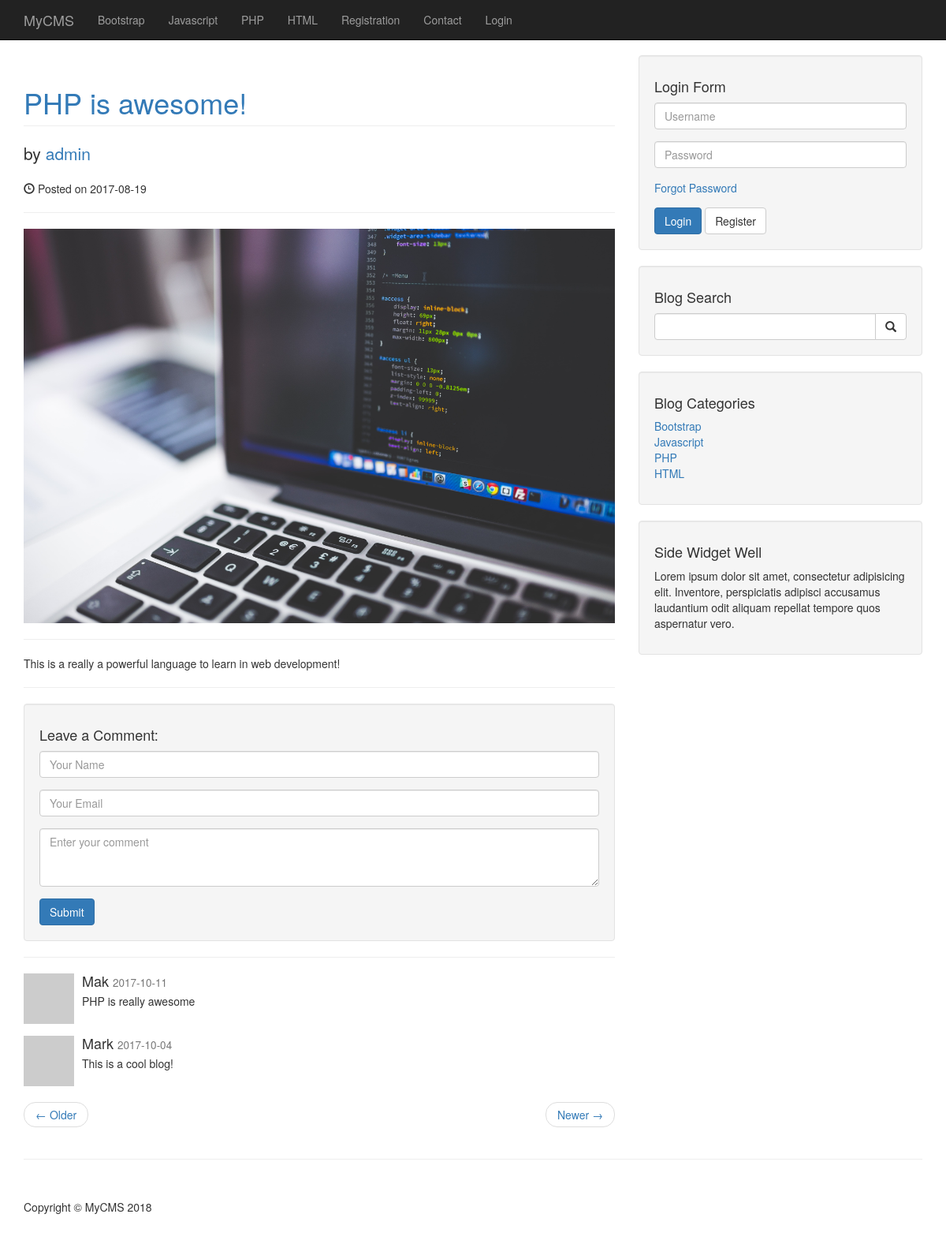
/post/1, run on the app's committed database.
### tables this page shows
CREATE TABLE `tblcategories` (
  `category_id` int(3) NOT NULL,
  `category_title` varchar(255) NOT NULL
);

CREATE TABLE `tblposts` (
  `post_id` int(11) NOT NULL,
  `post_title` varchar(255) NOT NULL,
  `post_author` int(11) NOT NULL,
  `post_date` date NOT NULL,
  `post_image` text NOT NULL,
  `post_content` text NOT NULL,
  `post_tags` varchar(255) NOT NULL,
  `post_comment_count` int(11) NOT NULL DEFAULT '0',
  `post_status` varchar(255) NOT NULL,
  `post_views_count` int(11) NOT NULL DEFAULT '0',
  `category_id` int(11) NOT NULL
);

CREATE TABLE `tblusers` (
  `user_id` int(11) NOT NULL,
  `username` varchar(255) NOT NULL,
  `password` varchar(255) NOT NULL,
  `firstname` varchar(255) NOT NULL,
  `lastname` varchar(255) NOT NULL,
  `email` varchar(255) NOT NULL,
  `image` text NOT NULL,
  `user_role` varchar(255) NOT NULL DEFAULT 'Subscriber',
  `token` text NOT NULL
);

CREATE TABLE `tblcomments` (
  `comment_id` int(11) NOT NULL,
  `comment_author` varchar(255) NOT NULL,
  `comment_email` varchar(255) NOT NULL,
  `comment_content` text NOT NULL,
  `comment_status` varchar(255) NOT NULL DEFAULT 'Unapproved',
  `comment_date` date NOT NULL,
  `post_id` int(11) NOT NULL
);

### post.php (the view, shortened to what this page needs)
<?php require_once('includes/header.php'); ?>
    <?php require_once('includes/nav.php'); ?>
    <div class="container">
        <div class="row">
            <div class="col-md-8">
                <?php
                    if(isset($_GET['post_id'])) {
                        $post_id = clean($_GET['post_id']);
                    }
                    $posts_info = array();
                    $post_stmt = mysqli_prepare($connection, "SELECT * FROM tblposts JOIN tblusers ON tblusers.user_id = tblposts.post_author WHERE post_id = ?");
                    mysqli_stmt_bind_param($post_stmt, "i", $post_id);
                    mysqli_stmt_execute($post_stmt);
                    $result = mysqli_stmt_get_result($post_stmt);
                    while($row = mysqli_fetch_assoc($result)) {
                        $posts_info['post_id'] = $row['post_id'];
                        $posts_info['post_title'] = $row['post_title'];
                        $posts_info['post_author'] = $row['username'];
                        $posts_info['post_date'] = $row['post_date'];
                        $posts_info['post_image'] = $row['post_image'];
                        $posts_info['post_content'] = $row['post_content'];
                ?>
                <h1 class="page-header">
                    <a href="/php-cms/post/<?php echo $posts_info['post_id']; ?>"><?php echo $posts_info['post_title']; ?></a>
                </h1>
                <p class="lead">
                    by <a href="/php-cms/author/<?php echo $posts_info['post_author']; ?>"><?php echo $posts_info['post_author']; ?></a>
                </p>
                <p><span class="glyphicon glyphicon-time"></span> Posted on <?php echo $posts_info['post_date']; ?></p>
                <hr>
                <img class="img-responsive" src="/php-cms/images/<?php echo $posts_info['post_image']; ?>" alt="">
                <hr>
                <p><?php echo $posts_info['post_content']; ?></p>
                <hr>
                <?php   }   ?>
                <div class="well">
                    <h4>Leave a Comment:</h4>
                    <form method="post" role="form">
                        <div class="form-group">
                            <input type="text" class="form-control" name="comment_author" placeholder="Your Name" required>
                        </div>
                        <div class="form-group">
                            <input type="email" class="form-control" name="comment_email" placeholder="Your Email" required>
                        </div>
                        <div class="form-group">
                            <textarea class="form-control" rows="3" placeholder="Enter your comment" name="comment_content" required></textarea>
                        </div>
                        <button type="submit" class="btn btn-primary" name="create_comment">Submit</button>
                    </form>
                </div>
                <hr>
                <?php
                    $comment_status = "Approved";
                    $comments_stmt = mysqli_prepare($connection, "SELECT * FROM tblcomments WHERE post_id = ? AND comment_status = ? ORDER BY comment_id DESC");
                    mysqli_stmt_bind_param($comments_stmt, "is", $post_id, $comment_status);
                    mysqli_stmt_execute($comments_stmt);
                    $comments_result = mysqli_stmt_get_result($comments_stmt);
                    while($row = mysqli_fetch_assoc($comments_result)) {
                        $comment_author = $row['comment_author'];
                        $comment_content = $row['comment_content'];
                        $comment_date = $row['comment_date'];
                ?>
                        <div class="media">
                            <a class="pull-left" href="#">
                                <img class="media-object" src="http://placehold.it/64x64" alt="">
                            </a>
                            <div class="media-body">
                                <h4 class="media-heading"><?php echo $comment_author; ?>
                                    <small><?php echo $comment_date; ?></small>
                                </h4>
                                <?php echo $comment_content; ?>
                            </div>
                        </div>
                <?php   }   ?>
                <ul class="pager">
                    <li class="previous">
                        <a href="#">&larr; Older</a>
                    </li>
                    <li class="next">
                        <a href="#">Newer &rarr;</a>
                    </li>
                </ul>
            </div>
            <?php require_once('includes/sidebar.php') ?>
        <hr>
<?php require_once('includes/footer.php') ?>

### includes/header.php (shortened to what this page needs)
<?php require_once('admin/includes/functions.php'); ?>
<!DOCTYPE html>
<html lang="en">
<head>
    <link href="/php-cms/css/bootstrap.min.css" rel="stylesheet">
    <link href="/php-cms/css/blog-home.css" rel="stylesheet">
    <link href="/php-cms/css/styles.css" rel="stylesheet">
</head>
<body>

### includes/nav.php (shortened to what this page needs)
<nav class="navbar navbar-inverse navbar-fixed-top" role="navigation">
        <div class="container">
            <div class="navbar-header">
                <a class="navbar-brand" href="/php-cms">MyCMS</a>
            </div>
            <div class="collapse navbar-collapse" id="bs-example-navbar-collapse-1">
                <ul class="nav navbar-nav">
                    <?php getCategories(); ?>
                    <?php
                        $pages = array(
                            'Registration' => 'registration',
                            'Contact' => 'contact',
                            'Admin' => 'admin/',
                            'Login' => 'login'
                        );
                        $page_name = basename($_SERVER['PHP_SELF']);
                        foreach($pages as $page => $url) {
                            if(isset($_SESSION['user_role'])) {
                                if($page == 'Registration' || $page == 'Login') {
                                    continue;
                                }
                            } else {
                                if($page == 'Admin') {
                                    continue;
                                }
                            }
                            if($url == $page_name) {
                                echo "<li class='active'><a href='/php-cms/{$url}'>{$page}</a></li>";
                            } else {
                                echo "<li><a href='/php-cms/{$url}'>{$page}</a></li>";
                            }
                        }
                    ?>
                </ul>
            </div>
        </div>
    </nav>

### admin/includes/functions.php (shortened to what this page needs)
<?php
    function clean($value) {
        global $connection;
        return mysqli_real_escape_string($connection, trim($value));
    }
    function getCategories() {
        global $connection;
        $categories_stmt = mysqli_prepare($connection, "SELECT * FROM tblcategories");
        mysqli_stmt_execute($categories_stmt);
        $result = mysqli_stmt_get_result($categories_stmt);
        while($row = mysqli_fetch_assoc($result)) {
            $category_id = $row['category_id'];
            $category_title = $row['category_title'];
            if(isset($_GET['category']) && $_GET['category'] == $category_id) {
                echo "<li class='active'><a href='/php-cms/category/{$category_id}'>{$category_title}</a></li>";
            } else {
                echo "<li><a href='/php-cms/category/{$category_id}'>{$category_title}</a></li>";
            }
        }
    }
                ?>

### includes/sidebar.php (shortened to what this page needs)
    <div class="col-md-4">
        <div class="well" id="login_form">
             <?php
            if(isset($_SESSION['username'])) {
            ?>
                <h3>Logged in as <span class="label label-primary"><?php echo $_SESSION['username']; ?></span></h3>
                <a href="/php-cms/includes/logout.php" class="btn btn-danger">Logout</a>
            <?php
                } else {
            ?>
                <h4>Login Form</h4>
                <form action="/php-cms/includes/login.php" method="POST">
                    <div class="form-group">
                        <input type="text" class="form-control" id="username" name="username" placeholder="Username">
                    </div>
                    <div class="form-group">
                        <input type="password" class="form-control" id="password" name="password" placeholder="Password">
                    </div>
                    <div class="form-group">
                        <a href="/php-cms/forgot.php?token=<?php echo uniqid(true); ?>">Forgot Password</a>
                    </div>
                    <button class="btn btn-primary" type="submit" name="login">
                        Login
                    </button>
                    <a href="/php-cms/registration" class="btn btn-default">Register</a>
                </form>
            <?php
                }
            ?>
        </div>
        <div class="well">
            <h4>Blog Search</h4>
            <form action="/php-cms/search.php">
                <div class="input-group">
                    <input type="text" class="form-control" name="search">
                    <span class="input-group-btn">
                        <button class="btn btn-default" type="submit">
                            <span class="glyphicon glyphicon-search"></span>
                    </button>
                    </span>
                </div>
            </form>
        </div>
        <div class="well">
            <h4>Blog Categories</h4>
            <div class="row">
                <div class="col-lg-12">
                    <ul class="list-unstyled">
                        <?php getCategories(); ?>
                    </ul>
                </div>
            </div>
        </div>
        <div class="well">
            <h4>Side Widget Well</h4>
            <p>Lorem ipsum dolor sit amet, consectetur adipisicing elit. Inventore, perspiciatis adipisci accusamus laudantium odit aliquam repellat tempore quos aspernatur vero.</p>
        </div>
    </div>
</div>

### includes/footer.php (shortened to what this page needs)
        <footer>
            <div class="row">
                <div class="col-lg-12">
                    <p>Copyright &copy; MyCMS <?php echo date('Y'); ?></p>
                </div>
            </div>
        </footer>
    </div>
</body>
</html>

### css/blog-home.css (style rules this page uses)
body { padding-top: 70px; }
footer { margin: 50px 0; }

### data on the page
tblcategories: category_title "Bootstrap"
tblcategories: category_title "Javascript"
tblcategories: category_title "PHP"
tblcategories: category_title "HTML"
tblposts: post_title "PHP is awesome!", tblusers.username "admin", post_date "2017-08-19", post_image (picture), post_content "This is a really a powerful language to learn in web development!"
tblcomments: comment_author "Mak", comment_date "2017-10-11", comment_content "PHP is really awesome"
tblcomments: comment_author "Mark", comment_date "2017-10-04", comment_content "This is a cool blog!"

### other printed values
$page "Registration"
$page "Contact"
$page "Login"
